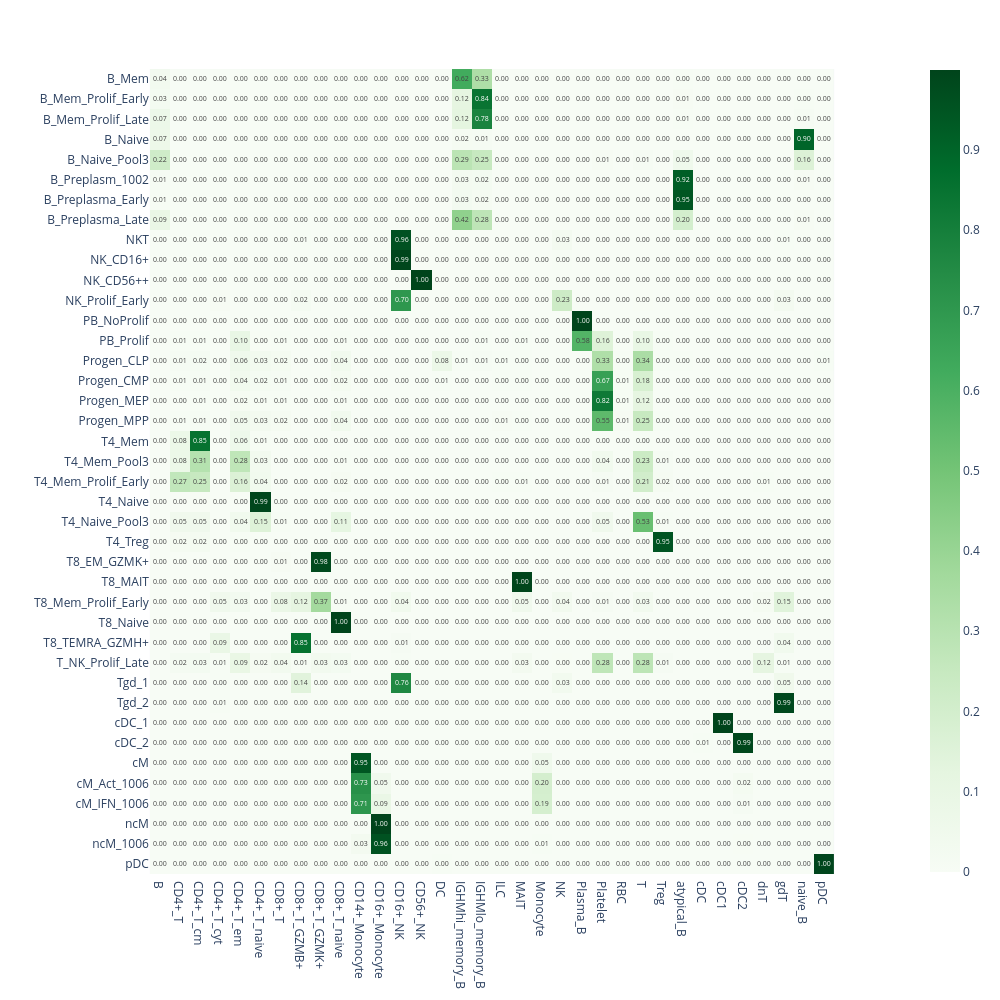

Here is the notebook cell this chart was saved with:
### Code cell
plot_cluster_mapping(cluster_mapping)

### Figure 1 — Plotly figure (JSON) as saved in the notebook; plotly's stock layout.template omitted (floating-point values rounded to 4 significant figures; data arrays with more than 128 entries replaced by an {"elided": "..."} marker saying what was removed)
{"data": [{"coloraxis": "coloraxis", "hovertemplate": "x: %{x}<br>y: %{y}<br>color: %{z}<extra></extra>", "name": "0", "texttemplate": "%{z:.2f}", "type": "heatmap", "x": ["B", "CD4+_T", "CD4+_T_cm", "CD4+_T_cyt", "CD4+_T_em", "CD4+_T_naive", "CD8+_T", "CD8+_T_GZMB+", "CD8+_T_GZMK+", "CD8+_T_naive", "CD14+_Monocyte", "CD16+_Monocyte", "CD16+_NK", "CD56+_NK", "DC", "IGHMhi_memory_B", "IGHMlo_memory_B", "ILC", "MAIT", "Monocyte", "NK", "Plasma_B", "Platelet", "RBC", "T", "Treg", "atypical_B", "cDC", "cDC1", "cDC2", "dnT", "gdT", "naive_B", "pDC"], "xaxis": "x", "y": ["B_Mem", "B_Mem_Prolif_Early", "B_Mem_Prolif_Late", "B_Naive", "B_Naive_Pool3", "B_Preplasm_1002", "B_Preplasma_Early", "B_Preplasma_Late", "NKT", "NK_CD16+", "NK_CD56++", "NK_Prolif_Early", "PB_NoProlif", "PB_Prolif", "Progen_CLP", "Progen_CMP", "Progen_MEP", "Progen_MPP", "T4_Mem", "T4_Mem_Pool3", "T4_Mem_Prolif_Early", "T4_Naive", "T4_Naive_Pool3", "T4_Treg", "T8_EM_GZMK+", "T8_MAIT", "T8_Mem_Prolif_Early", "T8_Naive", "T8_TEMRA_GZMH+", "T_NK_Prolif_Late", "Tgd_1", "Tgd_2", "cDC_1", "cDC_2", "cM", "cM_Act_1006", "cM_IFN_1006", "ncM", "ncM_1006", "pDC"], "yaxis": "y", "z": {"elided": "40x34 float values"}}], "layout": {"autosize": false, "coloraxis": {"colorscale": [[0, "rgb(247,252,245)"], [0.125, "rgb(229,245,224)"], [0.25, "rgb(199,233,192)"], [0.375, "rgb(161,217,155)"], [0.5, "rgb(116,196,118)"], [0.625, "rgb(65,171,93)"], [0.75, "rgb(35,139,69)"], [0.875, "rgb(0,109,44)"], [1, "rgb(0,68,27)"]]}, "height": 1000, "margin": {"t": 60}, "width": 1000, "xaxis": {"anchor": "y", "autorange": true, "constrain": "domain", "domain": [0.08482, 0.9152], "range": [-0.5, 33.5], "scaleanchor": "y", "type": "category"}, "yaxis": {"anchor": "x", "autorange": true, "constrain": "domain", "domain": [0, 1], "range": [39.5, -0.5], "type": "category"}}}
